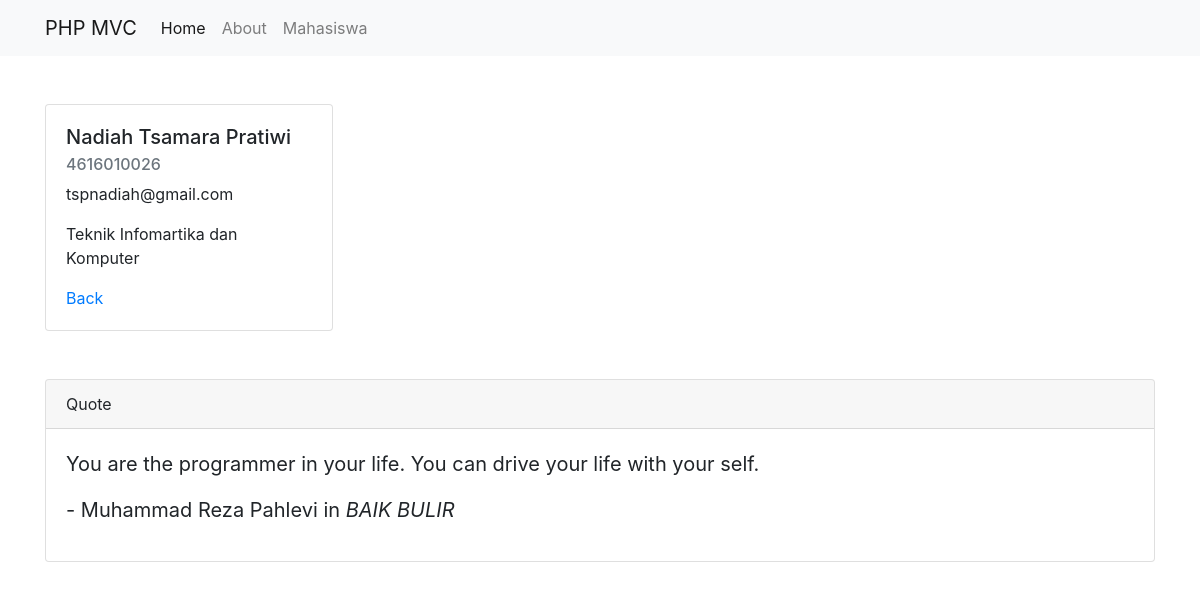
The app's page /public/mahasiswa/detail/2 with its own data.
### tables this page shows
CREATE TABLE `mahasiswa` (
  `id` int(11) NOT NULL,
  `nama` varchar(100) NOT NULL,
  `nim` varchar(100) NOT NULL,
  `email` varchar(100) NOT NULL,
  `jurusan` varchar(100) NOT NULL
);

### app/core/Controller.php (called while the page is built, shortened)
<?php
  class Controller{
    public function view($view, $data = []){
      require_once '../app/views/' . $view . '.php';
    }
    public function model($model){
      return  new $model;
    }
  }
?>

### app/controllers/Mahasiswa.php (called while the page is built, shortened)
<?php
class Mahasiswa extends Controller
{
  public function detail($id)
  {
    $data['title'] = 'Detail Mahasiswa';
    $data['mhs'] = $this->model('Mahasiswa_model')->getMahasiswaById($id);
    $this->view('mahasiswa/detail', $data);
  }
}

### app/core/App.php (called while the page is built, shortened)
<?php
  class App{
    protected $method = 'index';
    protected $params = [];
    public function __construct(){
      $url = $this->parseURL();
      if (file_exists('../app/controllers/' . $url[0] . '.php')) {
        unset($url[0]);
      }
      $this->controller = new $this->controller;
      if (isset($url[1])) {
        if (method_exists($this->controller, $url[1])) {
          $this->method = $url[1];
          unset($url[1]);
        }
      }
      if ( !empty($url) ) {
        $this->params = array_values($url);
      }
      call_user_func_array([$this->controller, $this->method], $this->params);
    }
    public function parseURL(){
      if (isset($_GET['url'])) {
        $url = rtrim($_GET['url'], '/');
        $url = filter_var($url, FILTER_SANITIZE_URL);
        $url = explode('/', $url);
        return $url;
      }
    }
  }
?>

### public/index.php (called while the page is built, shortened)
<?php
  $app = new App();
?>

### app/core/Database.php (called while the page is built, shortened)
<?php
  class Database{
    private $host = DB_HOST;
    private $user = DB_USER;
    private $pass = DB_PASS;
    private $db_name = DB_NAME;
    private $dbh;
    private $stt_query;
    public function __construct(){
      $dsn = 'mysql:host=' . $this->host . ';dbname=' . $this->db_name;
      $option = [
        PDO::ATTR_PERSISTENT => true,
        PDO::ATTR_ERRMODE => PDO::ERRMODE_EXCEPTION
      ];
      try {
        $this->dbh = new PDO($dsn, $this->user, $this->pass, $option);
      } catch (PDOException $e) {
        die($e->getMessage());
      }
    }
    public function query($query){
      $this->stt_query = $this->dbh->prepare($query);
    }
    public function bind($param, $value, $type = null){
      if (is_null($type)) {
        switch (true) {
          default:
            $type = PDO::PARAM_STR;
            break;
        }
      }
      $this->stt_query->bindValue($param, $value, $type);
    }
    public function execute(){
      $this->stt_query->execute();
    }
    public function single(){
      $this->execute();
      return $this->stt_query->fetch(PDO::FETCH_ASSOC);
    }
  }
?>

### app/models/Mahasiswa_model.php (called while the page is built, shortened)
<?php
class Mahasiswa_model
{
  private $table = 'mahasiswa';
  private $db;
  public function __construct()
  {
    $this->db = new Database();
  }
  public function getMahasiswaById($id)
  {
    $this->db->query('select * from ' . $this->table . ' where id=:id');
    $this->db->bind('id', $id);
    return $this->db->single();
  }
}

### app/views/mahasiswa/detail.php (the view)
<div class="container mt-5">
  <div class="card" style="width: 18rem">
    <div class="card-body">
      <h5 class="card-title"><?php echo $data['mhs']['nama']; ?></h5>
      <h6 class="card-subtitle mb-2 text-muted"><?php echo $data['mhs']['nim']; ?></h6>
      <p class="card-text"><?php echo $data['mhs']['email']; ?></p>
      <p class="card-text"><?php echo $data['mhs']['jurusan']; ?></p>
      <a href="<?php echo BASEURL; ?>/mahasiswa" class="card-link">Back</a>
    </div>
  </div>
</div>

### records on screen
mahasiswa: nama "Nadiah Tsamara Pratiwi", nim "4616010026", email "tspnadiah@gmail.com", jurusan "Teknik Infomartika dan Komputer"
